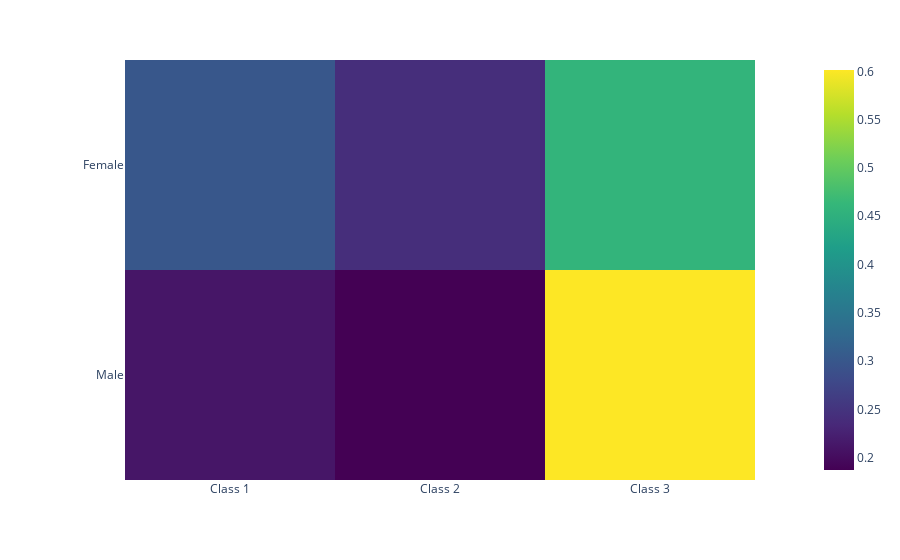

Write notebook code for a chart like this one.
### Code cell
fig = px.imshow(df,color_continuous_scale=px.colors.sequential.Viridis)
fig.show()

### Figure 1 — Plotly figure (JSON) as saved in the notebook; plotly's stock layout.template omitted (floating-point values rounded to 4 significant figures)
{"data": [{"coloraxis": "coloraxis", "hovertemplate": "x: %{x}<br>y: %{y}<br>color: %{z}<extra></extra>", "name": "0", "type": "heatmap", "x": ["Class 1", "Class 2", "Class 3"], "xaxis": "x", "y": ["Female", "Male"], "yaxis": "y", "z": [[0.2994, 0.242, 0.4586], [0.2114, 0.1872, 0.6014]]}], "layout": {"coloraxis": {"colorscale": [[0, "#440154"], [0.1111, "#482878"], [0.2222, "#3e4989"], [0.3333, "#31688e"], [0.4444, "#26828e"], [0.5556, "#1f9e89"], [0.6667, "#35b779"], [0.7778, "#6ece58"], [0.8889, "#b5de2b"], [1, "#fde725"]]}, "margin": {"t": 60}, "xaxis": {"anchor": "y", "constrain": "domain", "domain": [0, 1], "scaleanchor": "y"}, "yaxis": {"anchor": "x", "autorange": "reversed", "constrain": "domain", "domain": [0, 1]}}}
